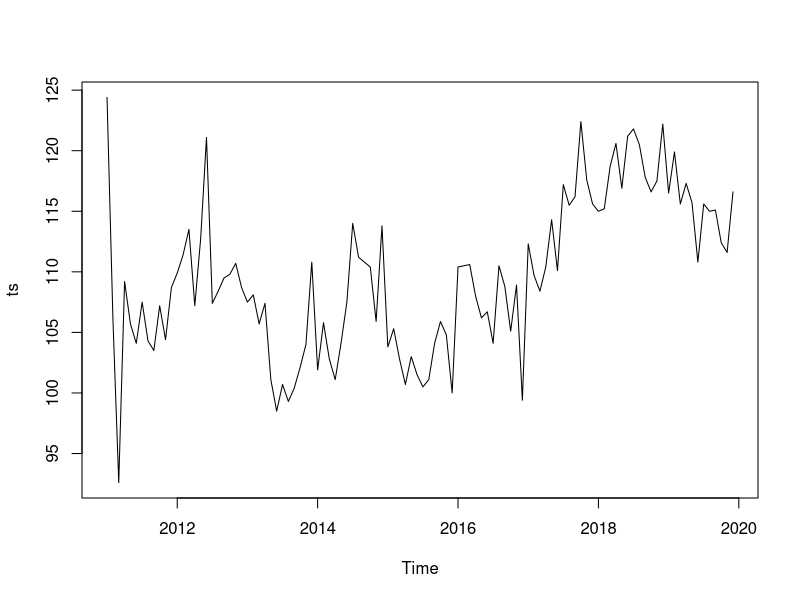
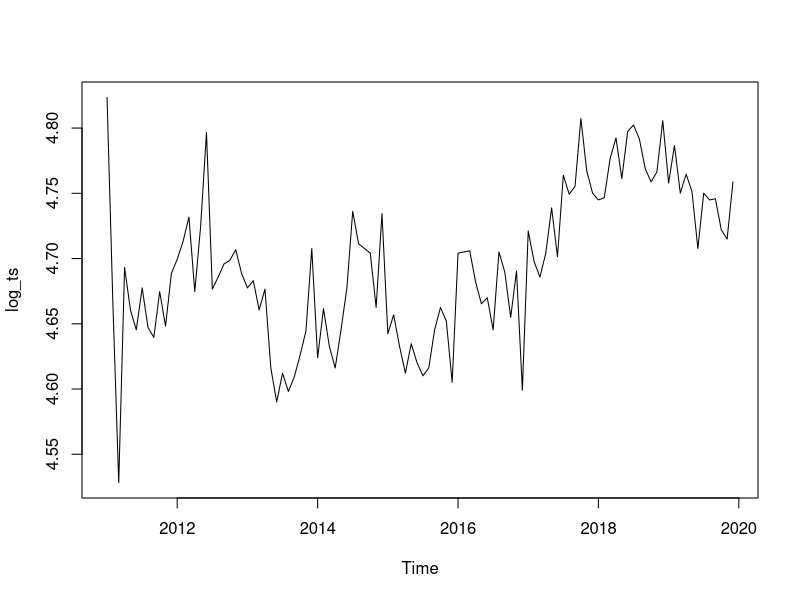
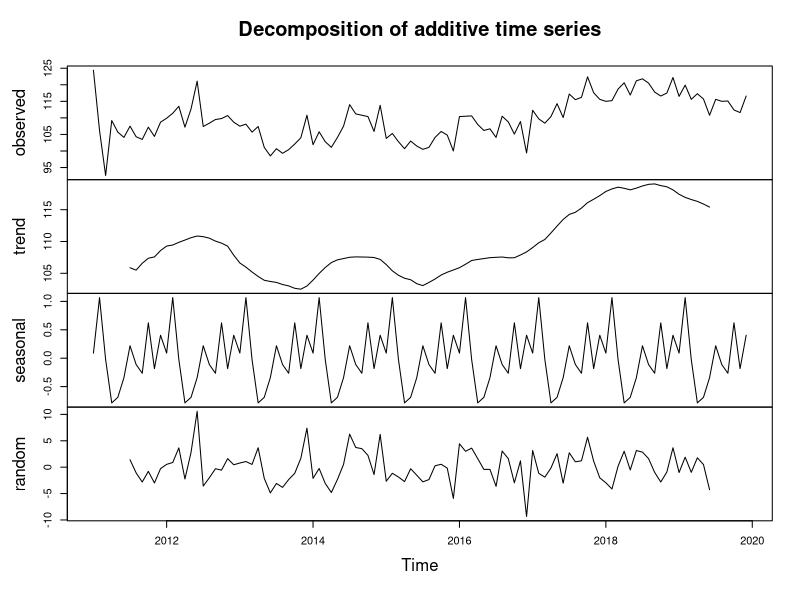
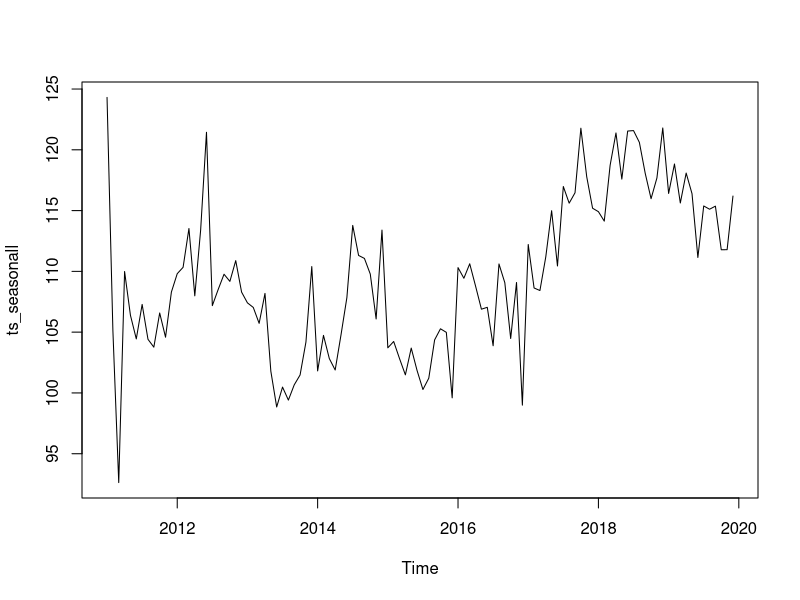
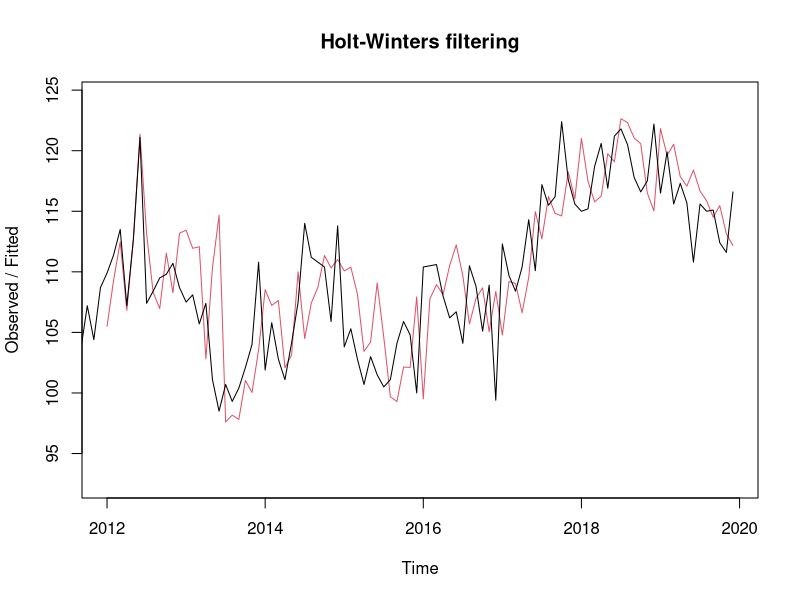
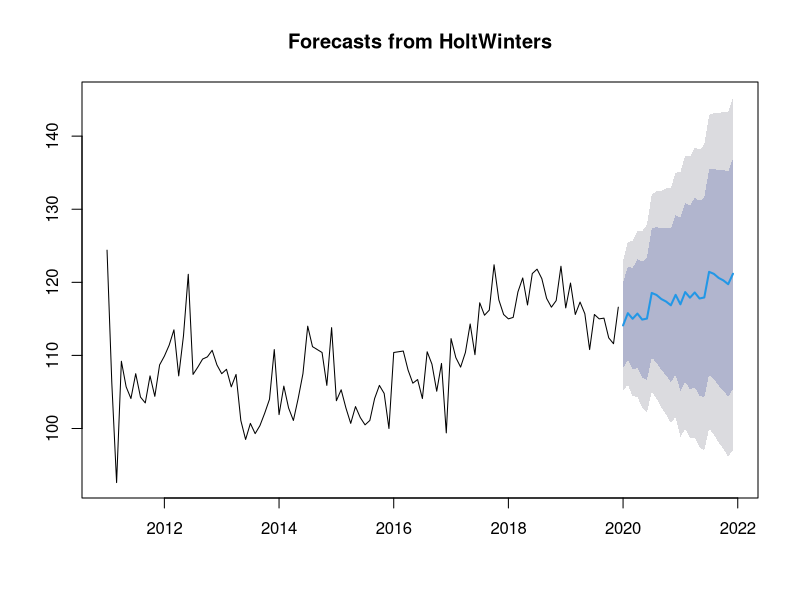
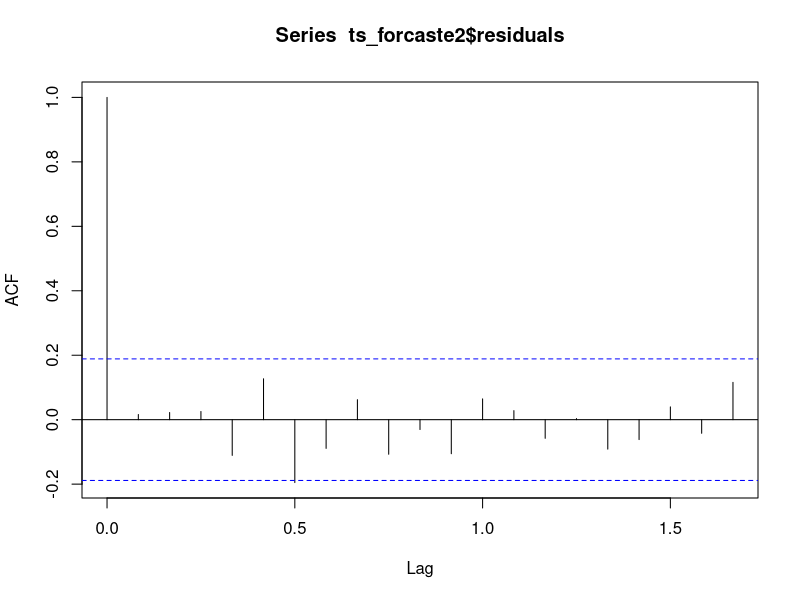
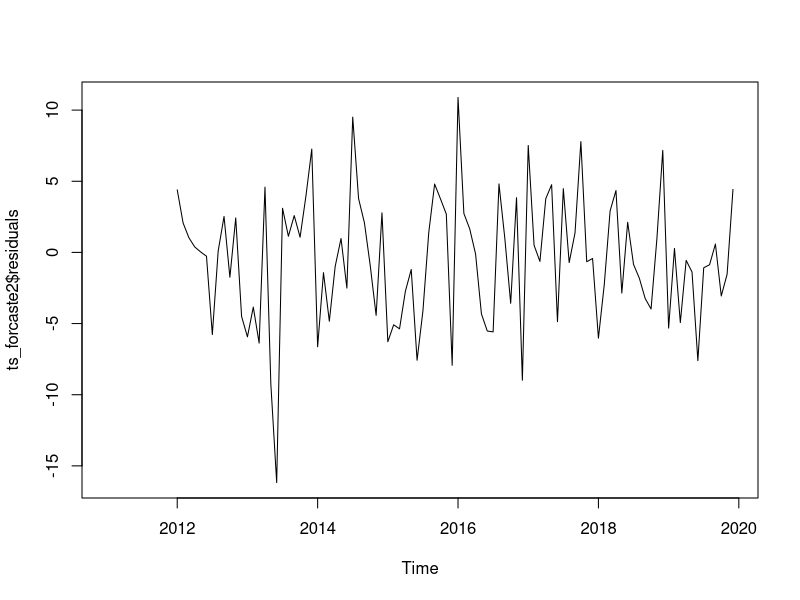

Write R code to recreate these figures, in order.
## ---- chunk 1
library(readxl)
library(forecast)
## ---- chunk 2

plotForecastErrors <- function(forecasterrors)
{
  # make a histogram of the forecast errors:
  mybinsize <- IQR(forecasterrors,na.rm = T)/4
  mysd   <- sd(forecasterrors, na.rm = T)
  mymin  <- min(forecasterrors,na.rm = T) - mysd*5
  mymax  <- max(forecasterrors, na.rm = T) + mysd*3
  # generate normally distributed data with mean 0 and standard deviation mysd
  mynorm <- rnorm(10000, mean=0, sd=mysd)
  mymin2 <- min(mynorm)
  mymax2 <- max(mynorm)
  if (mymin2 < mymin) { mymin <- mymin2 }
  if (mymax2 > mymax) { mymax <- mymax2 }
  # make a red histogram of the forecast errors, with the normally distributed data overlaid:
  mybins <- seq(mymin, mymax, mybinsize)
  hist(forecasterrors, col="red", freq=FALSE, breaks=mybins)
  # freq=FALSE ensures the area under the histogram = 1
  # generate normally distributed data with mean 0 and standard deviation mysd
  myhist <- hist(mynorm, plot=FALSE)
  # plot the normal curve as a blue line on top of the histogram of forecast errors:
  points(myhist$mids, myhist$density, type="l", col="blue", lwd=2)
}

growth <- function(present, past) {
  (present - past) / past
}

## ---- chunk 3

df20 <- read_xlsx('Servis-2000-2020.xlsx', sheet = '2020')
df19 <- read_xlsx('Servis-2000-2020.xlsx', sheet = '2019')
df18 <- read_xlsx('Servis-2000-2020.xlsx', sheet = '2018')
df17 <- read_xlsx('Servis-2000-2020.xlsx', sheet = '2017')
df16 <- read_xlsx('Servis-2000-2020.xlsx', sheet = '2016')
df15 <- read_xlsx('Servis-2000-2020.xlsx', sheet = '2015')
df14 <- read_xlsx('Servis-2000-2020.xlsx', sheet = '2014')
df13 <- read_xlsx('Servis-2000-2020.xlsx', sheet = '2013')
df12 <- read_xlsx('Servis-2000-2020.xlsx', sheet = '2012')
df11 <- read_xlsx('Servis-2000-2020.xlsx', sheet = '2011')
# df10 <- read_xlsx('Servis-2000-2020.xlsx', sheet = '2010')

df20 <- df20[,13]
df19 <- df19[,13]
df18 <- df18[,13]
df17 <- df17[,3]
df16 <- df16[,3]
df15 <- df15[,3]
df14 <- df14[,3]
df13 <- df13[,3]
df12 <- df12[,3]
df11 <- df11[,3]
# df10 <- df10[,3]

df20 = df20[-c(1:4),]
df19 = df19[-c(1:4),]
df19 = df19[-c(13:18),]
df18 = df18[-c(1:4),]
df17 = df17[-c(1:4),]
df16 = df16[-c(1:4),]
df15 = df15[-c(1:4),]
df14 = df14[-c(1:4),]
df13 = df13[-c(1:4),]
df12 = df12[-c(1:4),]
df11 = df11[-c(1:4),]

colnames(df20) = "data"
colnames(df19) = "data"
colnames(df18) = "data"
colnames(df17) = "data"
colnames(df16) = "data"
colnames(df15) = "data"
colnames(df14) = "data"
colnames(df13) = "data"
colnames(df12) = "data"
colnames(df11) = "data"



df = rbind(df11,df12,df13,df14,df15,df16,df17,df18,df19)
df = as.numeric(df$data)
ts = ts(df, start = c(2011,1), frequency = c(12))
## ---- chunk 4
ts.plot(ts)
## ---- chunk 5

log_ts <- log(ts)
plot.ts(log_ts)

## ---- chunk 6
ts_components <- decompose(ts)
## ---- chunk 7
ts_components$seasonal
## ---- chunk 8
plot(ts_components)
## ---- chunk 9

ts_seasonall <- ts - ts_components$seasonal

## ---- chunk 10
plot(ts_seasonall)

## ---- chunk 11
ts_forcaste <- HoltWinters(ts)
ts_forcaste
#
## ---- chunk 12
ts_forcaste$SSE

## ---- chunk 13
plot(ts_forcaste)
## ---- chunk 14
ts_forcaste2 = forecast:::forecast.HoltWinters(ts_forcaste, h= 24)
hw_forecaste = forecast:::forecast.HoltWinters(ts_forcaste, h= 24)
(as.data.frame(ts_forcaste2))[1]
## ---- chunk 15
forecast:::plot.forecast(ts_forcaste2)
## ---- chunk 16

year_2019 <- window(ts, 2019)
year_2020 <- (as.data.frame(ts_forcaste2))[1][c(1:12),]
year_2021 <- (as.data.frame(ts_forcaste2))[1][c(13:24),]

growth_HW_21 <- growth(sum(year_2021),sum(year_2020))
growth_HW_20 <- growth(sum(year_2020),sum(year_2019))
## ---- chunk 17
# year_2019 <- window(ts, 2019)
# year_2019_predict_HW <- (as.data.frame(ts_forcaste2))[1][c(1:2),]
# sum_year_2019 = sum(c(year_2019,year_2019_predict_HW))
# year_2020 = (as.data.frame(ts_forcaste2))[1][c(3:14),]
# growth_HW <- growth(sum(year_2020),sum_year_2019)
# growth_HW 

## ---- chunk 18
acf(ts_forcaste2$residuals, lag.max=20, na.action = na.pass)
Box.test(ts_forcaste2$residuals, lag=20, type="Ljung-Box")
## ---- chunk 19
plot.ts(ts_forcaste2$residuals)

## ---- chunk 20
plotForecastErrors(ts_forcaste2$residuals)
## ---- chunk 21
plot.ts(ts)
ts_diff1 <-  diff(ts, differences = 1)

plot.ts(ts_diff1)
## ---- chunk 22

acf(ts_diff1, lag.max=20)             # plot a correlogram
## ---- chunk 23
acf(ts_diff1, lag.max=20, plot=FALSE) # get the autocorrelation values
## ---- chunk 24
pacf(ts_diff1, lag.max=20)             # plot a partial correlogram
pacf(ts_diff1, lag.max=20, plot=FALSE) # get the partial autocorrelation values
## ---- chunk 25
ts_arima = Arima(ts, order=c(1,1,1),seasonal = list(order = c(1,1,1)))
ts_arima
## ---- chunk 26
ts_arima_forecast = forecast(ts_arima,h = 24)
ts_arima_forecast

forecast:::plot.forecast(ts_arima_forecast)
## ---- chunk 27
acf(ts_arima_forecast$residuals, lag.max=20)
Box.test(ts_arima_forecast$residuals, lag=20, type="Ljung-Box")
## ---- chunk 28
plot.ts(ts_arima_forecast$residuals)            # make time plot of forecast errors
plotForecastErrors(ts_arima_forecast$residuals)
## ---- chunk 29
ts_arima = Arima(ts, order=c(2,1,1),seasonal = list(order = c(2,1,0)))
ts_arima
## ---- chunk 30
ts_arima_forecast2 = forecast(ts_arima,h = 24)
# ts_arima_forecast

forecast:::plot.forecast(ts_arima_forecast)
## ---- chunk 31
acf(ts_arima_forecast$residuals, lag.max=20)
Box.test(ts_arima_forecast$residuals, lag=20, type="Ljung-Box")
## ---- chunk 32
plot.ts(ts_arima_forecast$residuals)            # make time plot of forecast errors
plotForecastErrors(ts_arima_forecast$residuals)
## ---- chunk 33

fit <- auto.arima(ts,max.p = 5,max.q = 5,max.P = 5,max.Q = 5,max.d = 3,seasonal = TRUE)
fit
fit_forecast = forecast(fit,h=24)
plot(fit_forecast)
# str(fit)
## ---- chunk 34

## ---- chunk 35
hw_forecaste
ts_arima_forecast
ts_arima_forecast2
fit_forecast

## ---- chunk 36
# df = rbind(growth_ARIMA ,growth_ARIMA2, growth_auto.arima, growth_HW)
# df = as.data.frame(t(df))
# rownames(df) = "dec-20"
# colnames(df) <- c("arima (1,1,1), (1,1,1)", "arima (2,1,1), (2,1,0)", "auto.arima (2,0,0), (0,1,0)", "HW")
# writexl::write_xlsx(df,"total-industry-21.xlsx")
